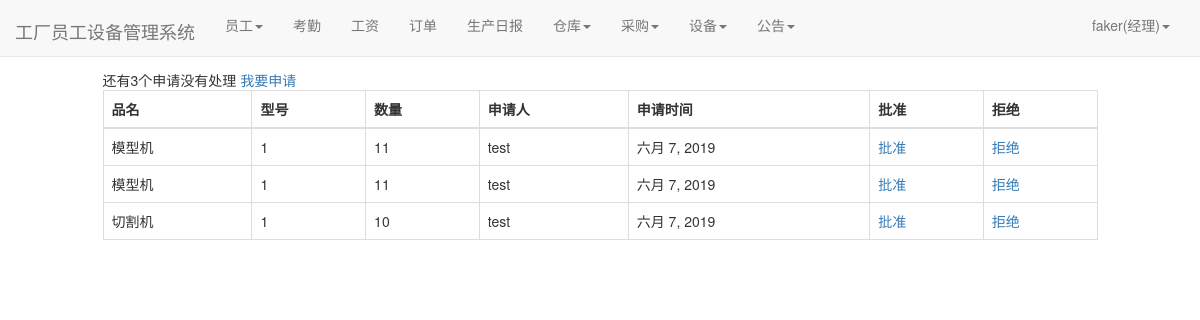
The app's page /warehouse/sanction_list/ (signed in), older data.
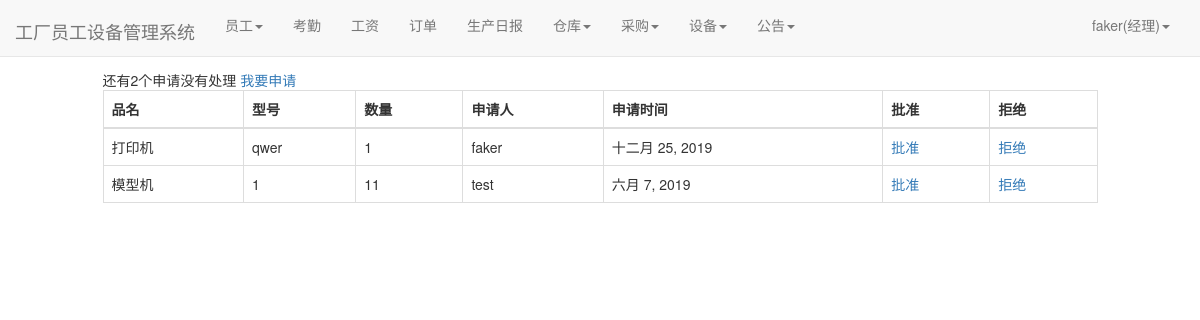
The same page, newer data.
### warehouse/models.py (models this page shows)
class PurchaseList(models.Model):#采购单
    good_name = models.CharField(max_length=100, verbose_name="品名")
    good_version = models.CharField(max_length=100, verbose_name="型号")
    good_num = models.IntegerField(verbose_name="数量")
    apply_staff_name = models.ForeignKey(User, on_delete=models.CASCADE, verbose_name="申请人",null=True,blank=True, related_name='purchase_a')
    apply_date = models.DateField(auto_now_add=True, verbose_name="申请日期")
    sanction_staff_name = models.ForeignKey(User, on_delete=models.CASCADE, verbose_name="批准人", null=True,blank=True,related_name='purchase_b')
    sanction_date = models.DateField(auto_now=True, verbose_name="批准日期",null=True,blank=True)
    price = models.BigIntegerField(null=True,blank=True,verbose_name="单价")
    total_price = models.BigIntegerField(verbose_name="总价",null=True,blank=True)
    buyer_name = models.ForeignKey(User, on_delete=models.DO_NOTHING,null=True,blank=True, verbose_name="采购员", related_name='purchase_c')
    buyer_date = models.DateField(auto_now=True, verbose_name="采购日期",null=True,blank=True)
    class Meta:
        ordering = ['-apply_date']

### warehouse/views.py (the view)
# urls.py: path('sanction_list/', views.sanction_list, name='sanction_list'),
def sanction_list(request):
    purchaselists = PurchaseList.objects.filter(sanction_staff_name=None)
    context = {}
    context['count'] = purchaselists.count()
    context['purchaselists'] = purchaselists
    return render(request, 'sanction_list.html', context)

### user/models.py (called while the page is built)
def get_staff_type(self):
    if Profile.objects.filter(user=self).exists():
        profile = Profile.objects.get(user=self)
        return profile.staff_type
    else:
        return ''

### warehouse/templates/sanction_list.html (shortened to what this page needs)
{% extends 'base.html' %}
{% if user.is_authenticated %}
                        {% block nav_facility_active %}active{% endblock %}
{% endif %}
{% block content %}
    <div class="containter">
        <div class="row">
            <div class="col-xs-10 col-xs-offset-1">
                {% if user.is_authenticated %}
                {% if user.get_staff_type == '经理' %}
                <div>
                    <span>还有{{count}}个申请没有处理</span>
                    <a href="{%url 'apply' user.pk%}">我要申请</a></div>
                <table class="table table-bordered table-hover">
                  <thead>
                    <tr>
                      <th scope="col">品名</th>
                        <th scope="col">型号</th>
                        <th scope="col">数量</th>
                         <th scope="col">申请人</th>
                        <th scope="col">申请时间</th>
                        <th scope="col">批准</th>
                        <th scope="col">拒绝</th>
                    </tr>
                  </thead>
                  <tbody>
                  {%for purchaselist in purchaselists%}
                    <tr>
                      <td>{{purchaselist.good_name}}</td>
                        <td>{{purchaselist.good_version}}</td>
                      <td>{{purchaselist.good_num}}</td>
                        <td>{{purchaselist.apply_staff_name}}</td>
                      <td>{{purchaselist.apply_date}}</td>
                        <td><a href="{% url 'sanction' purchaselist.pk user.pk%}">批准</a></td>
                           <td> <a href="{% url 'pc_delete' purchaselist.pk %}">拒绝</a></td>
                    </tr>
                  {% endfor %}
                  </tbody>
                </table>
                {% endif %}
                {% else %}
                    <span>未登录，跳转到首页...</span>
                    <script type="text/javascript">
                        window.location.href = '/';
                    </script>
                {% endif %}
            </div>
        </div>
    </div>
{% endblock %}

Row changes from the older to the newer data that the page shows:
no longer on this page (row edited): PurchaseList: good_name "模型机", good_version "1", good_num "11", apply_staff_name "test", apply_date "六月 7, 2019"
no longer on this page (row edited): PurchaseList: good_name "切割机", good_version "1", good_num "10", apply_staff_name "test", apply_date "六月 7, 2019"
added PurchaseList: good_name "打印机", good_version "qwer", good_num "1", apply_staff_name "faker", apply_date "十二月 25, 2019"
Text that changed along with them:
{{ count }}: "3" → "2"
